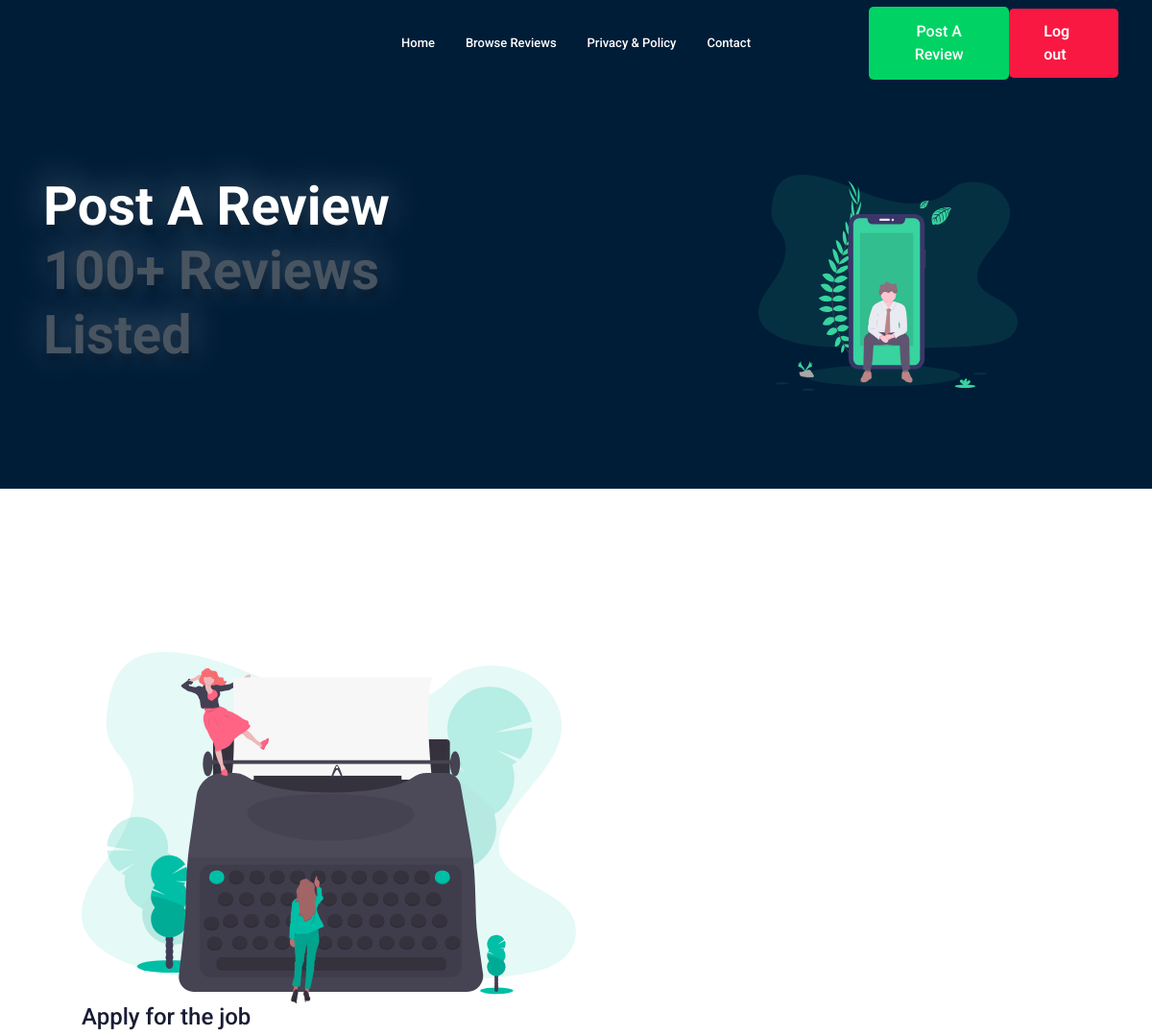
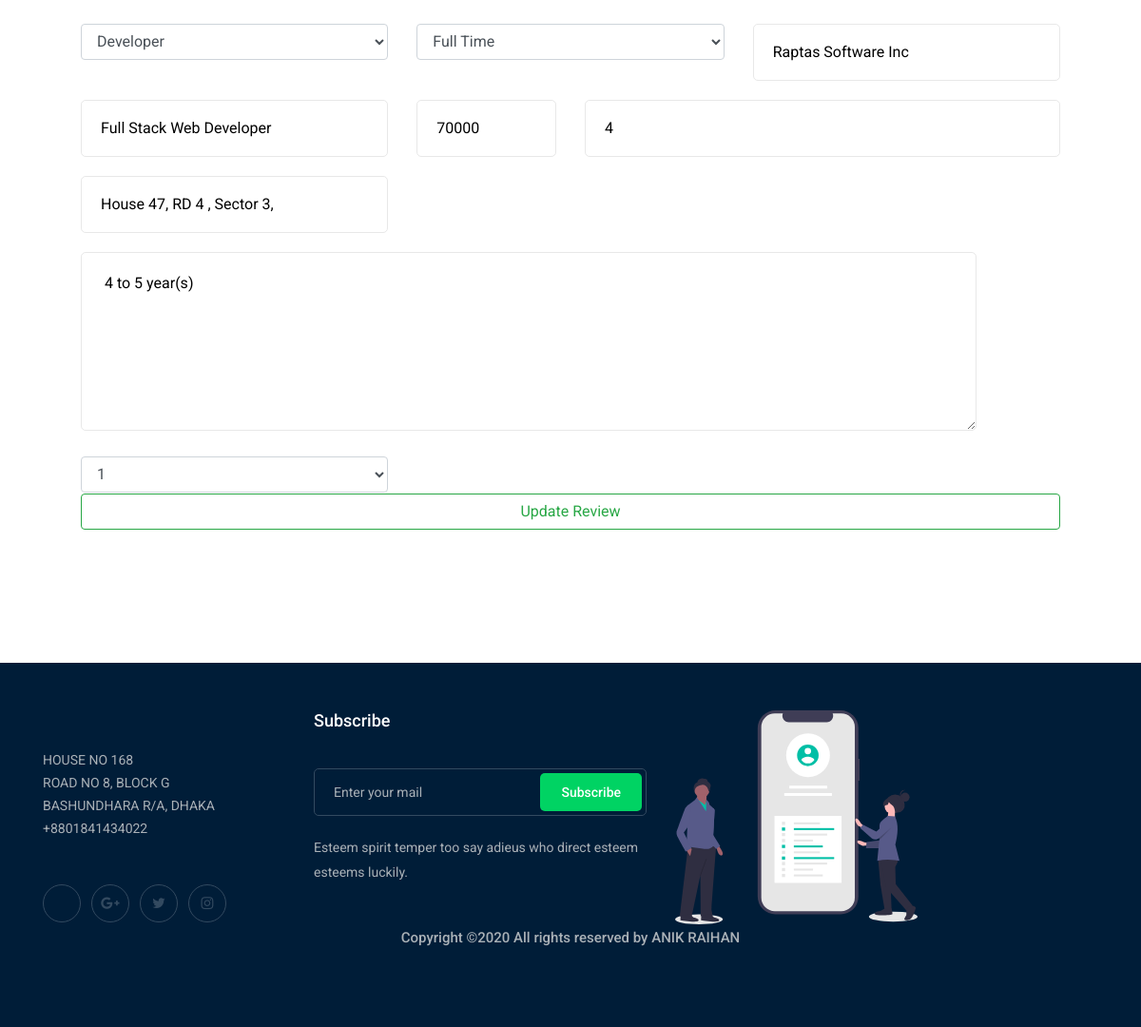
The app's page /updatepost.php?id=42 with its own data (2 pictures, top to bottom).
### tables this page shows
CREATE TABLE `review` (
  `email` varchar(100) NOT NULL,
  `reviewId` int(11) NOT NULL,
  `jobCatagory` varchar(200) NOT NULL,
  `companyName` varchar(100) NOT NULL,
  `post` varchar(100) NOT NULL,
  `salary` int(100) NOT NULL,
  `jobDuration` varchar(100) NOT NULL,
  `type` varchar(100) NOT NULL,
  `address` varchar(100) NOT NULL,
  `experience` varchar(1000) NOT NULL,
  `rating` int(2) NOT NULL
);

### updatepost.php (the view, shortened to what this page needs)
<?php
$reviewId = $_GET['id'];
include_once 'database.php';
$result = mysqli_query($conn,"SELECT * FROM review where reviewId = $reviewId");
?>
<!DOCTYPE html>
<html lang="en">
<head>
    <link rel="stylesheet" href="css/bootstrap.min.css">
    <link rel="stylesheet" href="css/owl.carousel.min.css">
    <link rel="stylesheet" href="css/magnific-popup.css">
    <link rel="stylesheet" href="css/font-awesome.min.css">
    <link rel="stylesheet" href="css/themify-icons.css">
    <link rel="stylesheet" href="css/nice-select.css">
    <link rel="stylesheet" href="css/flaticon.css">
    <link rel="stylesheet" href="css/gijgo.css">
    <link rel="stylesheet" href="css/animate.min.css">
    <link rel="stylesheet" href="css/slicknav.css">
    <link rel="stylesheet" type="text/css" href="css/custom.css">
    <link rel="stylesheet" href="css/style.css">
</head>
<body>
       <header>
        <div class="header-area ">
            <div id="sticky-header" class="main-header-area">
                <div class="container-fluid ">
                    <div class="header_bottom_border">
                        <div class="row align-items-center">
                            <div class="col-xl-3 col-lg-2">
                            </div>
                            <div class="col-xl-6 col-lg-7">
                                <div class="main-menu  d-none d-lg-block">
                                    <nav>
                                        <ul id="navigation">
                                            <li><a href="#">home</a></li>
                                            <li><a href="browse_reviews.php">Browse Reviews</a></li>
                                           <li><a href="policy.php">privacy & policy</a></li>
                                            <li><a href="contact.php">Contact</a></li>
                                        </ul>
                                    </nav>
                                </div>
                            </div>
                            <div class="col-xl-3 col-lg-3 d-none d-lg-block">
                                <div class="Appointment">
									<div class="d-none d-lg-block">
                                        <a class="boxed-btn3" href="post_review.php">Post a Review</a>
                                    </div>
									<div class="d-none d-lg-block">
                                        <a class="boxed-btn2" href="logout.php">Log out</a>
                                    </div>
                                </div>
                            </div>
                            <div class="col-12">
                            </div>
                        </div>
                    </div>
                </div>
            </div>
        </div>
    </header>
       <div class="bradcam_area_2 bradcam_bg_2">
        <div class="container">
            <div class="row">
                <div class="col-xl-5">
                    <div class="bradcam_text">
                        <h3>Post A Review</h3>
                            <h3 style="color: #485460" class="wow fadeInLeft" data-wow-duration="1s" data-wow-delay=".2s"> 100+ Reviews listed</h3>
                    </div>
                </div>
            <div class="col-xl-6 d-none d-lg-block text-right" data-wow-duration="1s" data-wow-delay=".2s">
        <img class="wave3 wow shake" data-wow-duration="1s" data-wow-delay=".2s" src="img/bg.svg">
            </div>
            </div>
        </div>
          </div>
         <div class="review_details_area">
        <div class="container">
          <div class="review_form white-bg">
  <img class="wave" src="img/goals.svg">
                        <h4>Apply for the job</h4>
						 <?php
                    while($row = mysqli_fetch_array($result)) {
                    ?>
                        <form method="post" name = "reviewform" onsubmit="return validateform()" action="updateReview.php?id=<?php echo $row["reviewId"];?>" >
                            <div class="row">
                                <div class="col-md-4">
									<select class="form-control" name="catagory" placeholder="Job Category">
                                <option>Developer</option>
                            </select>
                                </div>
								<div class="col-md-4">
									<select class="form-control" name="type" placeholder="Job Category">
                                <option>Full Time</option>
                            </select>
                                </div>
                                <div class="col-md-4">
                                    <div class="input_field">
                                           <input value='<?php echo $row["companyName"];?>' type="text" name="company_name" placeholder="Company name" onkeypress="return isChar(event)">
                                    </div>
                                </div>
                                <div class="col-md-4">
                                    <div class="input_field">
                                            <input value='<?php echo $row["post"];?>' type="text" name="job_post" placeholder="Post" onkeypress="return isChar(event)">
                                    </div>
                                </div>
                                 <div class="col-md-2">
                                    <div class="input_field">
                                            <input  value='<?php echo $row["salary"];?>' type="text" name="salary" placeholder="Salary" onkeypress="return isNumber(event)">
                                    </div>
                                </div>
                                <div class="col-md-6">
                                    <div class="input_field">
                                           <input  value='<?php echo $row["jobDuration"];?>' type="text" name="job_duration" placeholder="Job duration" onkeypress="return isNumber(event)">
                                    </div>
                                </div>
                                <div class="col-md-4">
                                    <div class="input_field">
                                        <input  value='<?php echo $row["address"];?>' type="text" name="company_address" placeholder="Company address">
                                    </div>
                                </div>
                                    <div class="col-md-11">
                                <div class="input_field">
                                        <textarea name="experience" id="" cols="30" rows="10" placeholder="experience"> <?php echo $row["experience"];?></textarea>
                                    </div>
                                </div>
                                   <div class="col-md-4">
                                    <select class="form-control" name="rating" placeholder="Job rating">
                                <option>1</option>
                            </select>
                                </div>
                                <div class="col-md-12">
                                </div>
                                <div class="col-md-12">
                                    <div class="submit_btn">
                                        <button id="spost"  class="btn btn-outline-success w-100" name = "submit" type="submit">Update Review</button>
                                    </div>
                                </div>
                            </div>
                        </form>
</div>
<?php
                        }
                        ?>
                    </div>
        </div>
  </body>
    <footer class="footer">
        <div class="footer_top" style="padding: 50px 0px;">
            <div class="container">
                <div class="row">
                    <div class="col-xl-3 col-md-6 col-lg-3">
                        <div class="footer_widget wow fadeInUp" data-wow-duration="1s" data-wow-delay=".3s">
                            <p>
                                HOUSE NO 168 <br>
                                ROAD NO 8, BLOCK G <br>
                                BASHUNDHARA R/A, DHAKA <br>
                                +8801841434022 <br>
                            </p>
                            <div class="socail_links">
                                <ul>
                                    <li>
                                        <a href="#">
                                            <i class="ti-facebook"></i>
                                        </a>
                                    </li>
                                    <li>
                                        <a href="#">
                                            <i class="fa fa-google-plus"></i>
                                        </a>
                                    </li>
                                    <li>
                                        <a href="#">
                                            <i class="fa fa-twitter"></i>
                                        </a>
                                    </li>
                                    <li>
                                        <a href="#">
                                            <i class="fa fa-instagram"></i>
                                        </a>
                                    </li>
                                </ul>
                            </div>
                        </div>
                    </div>
                    <div class="col-xl-4 col-md-6 col-lg-4">
                        <div class="footer_widget wow fadeInUp" data-wow-duration="1.3s" data-wow-delay=".6s">
                            <h3 class="footer_title">
                                Subscribe
                            </h3>
                            <form action="#" class="newsletter_form">
                                <input type="text" placeholder="Enter your mail">
                                <button type="submit">Subscribe</button>
                            </form>
                            <p class="newsletter_text">Esteem spirit temper too say adieus who direct esteem esteems
                                luckily.</p>
                        </div>
                    </div>
                    <div class="col-xl-3 col-md-5 col-lg-3">
                        <div class="footer_widget wow fadeInUp" data-wow-duration="1.3s" data-wow-delay=".6s">
                             <img width="100%" src="img/fb.svg" alt="">
                        </div>
                    </div>
            </div>
        </div>
        <div class="copy-right_text wow fadeInUp" data-wow-duration="1.4s" data-wow-delay=".3s">
            <div class="container">
                <div class="row">
                    <div class="col-xl-12">
                        <p class="copy_right text-center">
                            Copyright &copy;<script>document.write(new Date().getFullYear());</script> All rights reserved by ANIK RAIHAN
                        </p>
                    </div>
                </div>
            </div>
        </div>
    </footer>
</html>

### css/custom.css (style rules this page uses)
body { font-family: "Roboto", sans-serif; font-weight: normal; font-style: normal; }
h1, h2, h3, h4, h5 { font-family: "Roboto", sans-serif; color: #191d34; }
ul { margin: 0px; padding: 0px; }
li { list-style: none; }
p { font-size: 16px; font-weight: 400; line-height: 28px; color: #7A838B; margin-bottom: 13px; font-family: "Roboto", sans-serif; }
*::placeholder { color: #cccccc; font-size: 14px; opacity: 1; }
h3 { font-size: 24px; }
.white-bg { background: #ffffff; }
.footer { background-repeat: no-repeat; background-position: center center; background-repeat: no-repeat; background-size: cover; background: #001D38; }
.footer p { font-family: "Roboto", sans-serif !important; }
.footer .footer_top { padding-top: 50px; }
.footer .footer_top .footer_widget .footer_title { font-size: 18px; font-weight: 500; color: #FFFFFF; text-transform: capitalize; margin-bottom: 40px; font-family: "Roboto", sans-serif; }
.footer .footer_top .footer_widget p { color: #AAB1B7; font-size: 14px; font-weight: 400; line-height: 24px; }
.footer .footer_top .footer_widget ul li { color: #AAB1B7; font-size: 14px; line-height: 42px; }
.footer .footer_top .footer_widget ul li a { color: #AAB1B7; font-weight: 400; font-family: "Roboto", sans-serif; }
.footer .footer_top .footer_widget .newsletter_form { position: relative; margin-bottom: 20px; }
.footer .footer_top .footer_widget .newsletter_form input { width: 100%; height: 50px; background: transparent; padding-left: 20px; font-size: 15px; color: #FFFFFF; border: none; border: 1px solid #334A60; border-radius: 5px; font-family: "Roboto", sans-serif; }
.footer .footer_top .footer_widget .newsletter_form input::placeholder { font-size: 14px; color: #AAB1B7; }
.footer .footer_top .footer_widget .newsletter_form button { position: absolute; top: 0; right: 0; height: 40px; border: none; font-size: 14px; color: #fff; background: #00D363; padding: 10px; padding: 0 22px; cursor: pointer; border-radius: 5px; top: 5px; right: 5px; font-size: 14px; font-weight: 500; font-family: "Roboto", sans-serif; }
.footer .footer_top .footer_widget .newsletter_text { font-size: 14px; color: #AAB1B7; line-height: 26px; }
.footer .copy-right_text { padding-bottom: 30px; }
.footer .copy-right_text .copy_right { font-size: 15px; color: #AAB1B7; margin-bottom: 0; font-weight: 500; }
.footer .socail_links { margin-top: 47px; }
.footer .socail_links ul li { display: inline-block; }
.footer .socail_links ul li a { font-size: 15px; width: 40px; height: 40px; display: inline-block; text-align: center; background: transparent; border-radius: 50%; line-height: 40px !important; margin-right: 7px; color: #fff !important; line-height: 40px !important; background: transparent; color: #334A60 !important; transition: 0.3s; border: 1px solid #334A60; }
.footer .socail_links ul li a i { font-size: 15px; line-height: 40px; position: relative; top: -1px; }
.bradcam_bg_2 { background: #001D38 }
.bradcam_area_2 { background-size: cover; background-position: center; padding: 182px 0 102px 0; background-repeat: no-repeat; position: relative; z-index: 0; background-size: cover; }
.bradcam_area_2 h3 { font-size: 56px; color: #fff; font-weight: 700; margin-bottom: 0; text-transform: capitalize; text-shadow: 2px 8px 6px rgba(0,0,0,0.2), 0px -5px 35px rgba(255,255,255,0.3); }
.review_details_area { padding-top: 100px; padding-bottom: 100px; }
.review_details_area .review_form { margin-top: 30px; padding: 40px; }
.review_details_area .review_form h4 { font-size: 24px; font-weight: 500; margin-bottom: 30px; }
.review_details_area .review_form .input_field input, .review_details_area .review_form .input_field textarea { height: 60px; border: 1px solid #E8E8E8; width: 100%; -webkit-border-radius: 5px; -moz-border-radius: 5px; border-radius: 5px; padding-left: 20px; margin-bottom: 20px; }
.review_details_area .review_form .input_field textarea { height: 188px; padding: 20px; }
.wave { bottom: 0; left: 0; width: 50%; height: 50%; z-index: -1; }
.wave3 { bottom: 0; left: 0; width: 50%; z-index: -1; }

### records on screen
review: company_name "Raptas Software Inc", job_post "Full Stack Web Developer", salary "70000", job_duration "4", company_address "House 47, RD 4 , Sector 3,", experience "4 to 5 year(s)"
